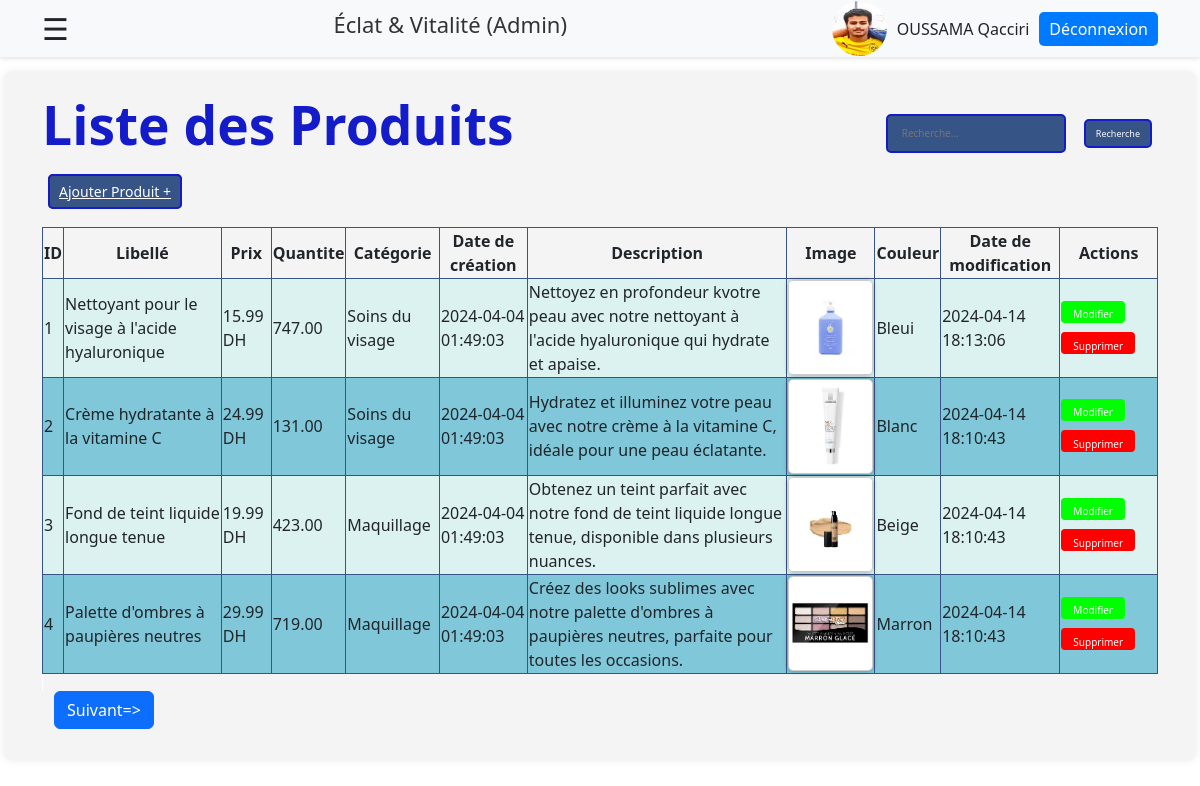
Before: /admin/produits/listeProduits.php (signed in) with the older database file.
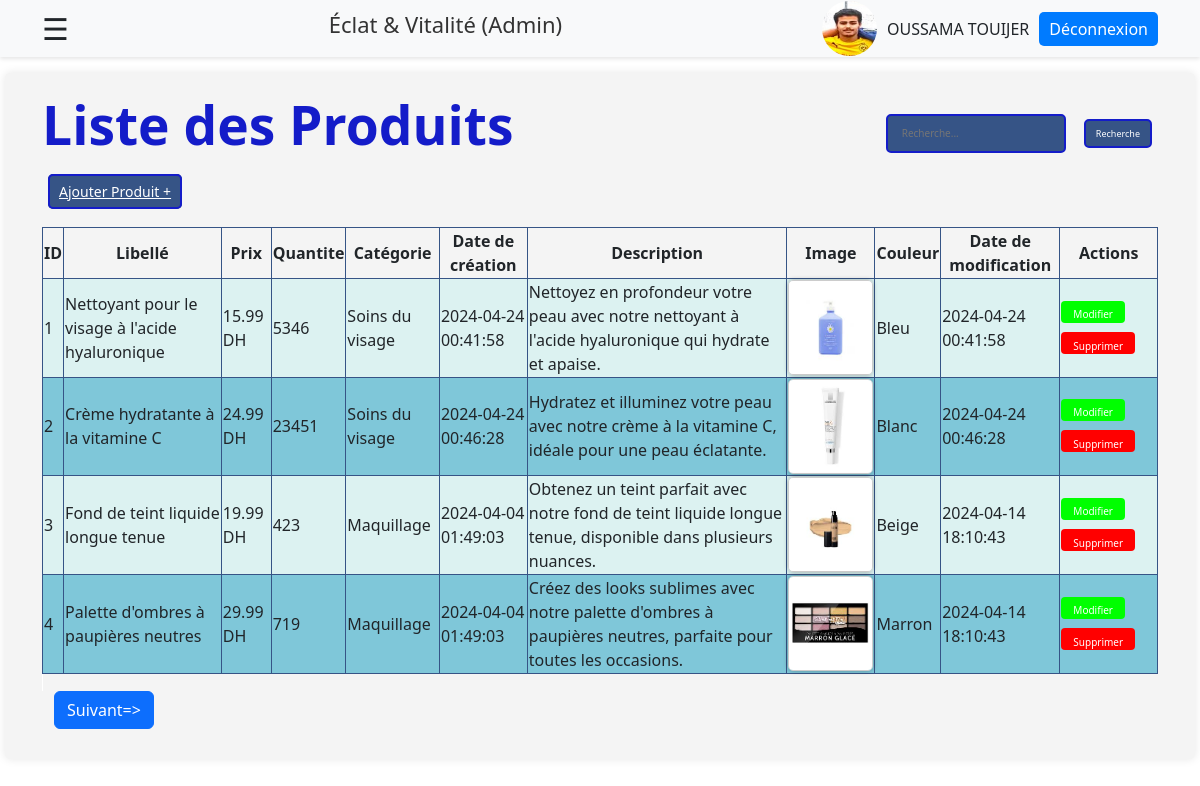
After: the same page with the newer database file.
### tables this page shows
CREATE TABLE IF NOT EXISTS `products` (
  `id` int NOT NULL AUTO_INCREMENT,
  `libelle` varchar(100) DEFAULT NULL,
  `prix` decimal(10,2) DEFAULT NULL,
  `discount` bigint DEFAULT NULL,
  `id_categorie` int DEFAULT NULL,
  `date_creation` timestamp NULL DEFAULT CURRENT_TIMESTAMP,
  `description` text,
  `image` varchar(255) DEFAULT NULL,
  `color` varchar(50) DEFAULT NULL,
  `date_modification` timestamp NULL DEFAULT CURRENT_TIMESTAMP ON UPDATE CURRENT_TIMESTAMP,
  PRIMARY KEY (`id`),
  KEY `fk_idCategori` (`id_categorie`)
);

CREATE TABLE IF NOT EXISTS `categories` (
  `id` int NOT NULL AUTO_INCREMENT,
  `libelle` varchar(100) DEFAULT NULL,
  `description` text,
  `date_creation` timestamp NULL DEFAULT CURRENT_TIMESTAMP,
  `date_modification` timestamp NULL DEFAULT CURRENT_TIMESTAMP ON UPDATE CURRENT_TIMESTAMP,
  PRIMARY KEY (`id`)
);

### include/functionsProductCate.php (called while the page is built, shortened)
<?php
function connectToDatabase() {
    $servername = "localhost";
    $username = "root";
    $password = "";
    $DBname = "eclat_vitalite";
    try {
        $conn = new PDO("mysql:host=$servername;dbname=$DBname", $username, $password);
        $conn->setAttribute(PDO::ATTR_ERRMODE, PDO::ERRMODE_EXCEPTION);
        return $conn;
    } catch(PDOException $e) {
        echo "Échec de la connexion : " . $e->getMessage();
        exit();
    }
}
function getCategoriById($id) {
    $conn = connectToDatabase();
    $requete = "SELECT * FROM categories WHERE id = :id";
    try {
        $stmt = $conn->prepare($requete);
        $stmt->bindValue(':id', $id, PDO::PARAM_INT);
        $stmt->execute();
        $product = $stmt->fetch();
        return $product['libelle'];
    } catch(PDOException $e) {
        echo "Erreur lors de l'exécution de la requête : " . $e->getMessage();
        $conn = null;
        exit();
    }
}
function getAllProducts() {
    $conn = connectToDatabase();
    $requete = "SELECT * FROM products";
    try {
        $resultat = $conn->query($requete);
        $products = $resultat->fetchAll();
        return $products;
    } catch(PDOException $e) {
        echo "Erreur lors de l'exécution de la requête : " . $e->getMessage();
        $conn = null;
        exit();
    }
}
?>

### admin/produits/listeProduits.php (the view, shortened to what this page needs)
<?php
include '../../include/functionsProductCate.php';
if(!empty($_POST['sPro'])) {
    $products = searchProducts($_POST['sPro']);
} else {
    $products = getAllProducts();
}
$page = isset($_GET['page']) ? $_GET['page'] : 1;
$categoriesPerPage = 4;
$totalProducts = count($products);
$totalPages = ceil($totalProducts / $categoriesPerPage);
$startIndex = ($page - 1) * $categoriesPerPage;
$productsToShow = array_slice($products, $startIndex, $categoriesPerPage);
?>
<!DOCTYPE html>
<html lang="en">
<head>
    <link rel="stylesheet" href="stylesProducts.css">
    <link href="https://cdn.jsdelivr.net/npm/bootstrap@5.3.3/dist/css/bootstrap.min.css" rel="stylesheet" />
    <link href="https://getbootstrap.com/docs/5.3/assets/css/docs.css" rel="stylesheet" />
</head>
<body>
<header class="ous" >
    <div class="container d-flex justify-content-between align-items-center">
        <span style="font-size:30px;cursor:pointer" onclick="openDrawer()">&#9776;</span>
        <div class="logo-wrapper">
            <h6 style=" font-size: 22px; color: #333;">Éclat & Vitalité (Admin)</h6>
        </div>
        <div class="user-wrapper">
            <a href="../profile.php">
                <img src="../userImages/user.jpg" alt="user" class="user-image">
            </a>
            <span class="username"><?php echo htmlspecialchars($_SESSION['prenom'].' ' .$_SESSION['nom']); ?></span>
            <?php
            if(isset($_SESSION['email'])) {
                echo '<a class="logout-btn" href="../deconnexion.php">Déconnexion</a>';
            }
            ?>
        </div>
    </div>
</header>
    <div class="main-content">
        <main >
            <div class="container">
                <?php
                if(isset($_SESSION['email'])) {
                echo "<div class='title-and-button'>";
                echo "<h2 class='title' >Liste des Produits</h1>";
                print'<form method="post" action="" >
                    <input type="text" for="b1" name="sPro" placeholder="Recherche..." class="iptR">
                    <button type="submit" id="b1" class="buR" >
                        Recherche
                    </button>
                </form>';
                echo "</div>";?>
            </div>
            <?php echo '<div class="container"><a href="ajout.php" class="btnAjout" data-bs-toggle="modal" data-bs-target="#ajoutModal"> Ajouter Produit + </a></div><br>';?>
            <div class="container">
                <?php
                if (empty($productsToShow)) {
                    echo "<p>Aucun produit trouvé.</p>";
                } else {
                    echo "<div class='alert alert-danger'>Échec de la mise à jour du produit. Veuillez réessayer !!!</div>";?>
                <?php
                echo ' <div class="siw"> <table class="tablee" style="margin-left: auto; margin-right: auto;">
                    <thead>
                <tr>
                    <th>ID</th>
                    <th>Libellé</th>
                    <th>Prix</th>
                    <th>Quantite</th>
                    <th>Catégorie</th>
                    <th>Date de création</th>
                    <th>Description</th>
                    <th>Image</th>
                    <th>Couleur</th>
                    <th>Date de modification</th>
                    <th>Actions</th>
                </tr>
                    </thead>
                    <tbody>';
                foreach ($productsToShow as $product) {
                    echo "<tr>
                                      <td>{$product['id']}</td>
                                      <td>{$product['libelle']}</td>
                                      <td>{$product['prix']} DH</td>
                                      <td>{$product['discount']}</td>
                                      <td>" . getCategoriById($product['id_categorie']) . "</td>
                                      <td>{$product['date_creation']}</td>
                                      <td>{$product['description']}</td>
                                      <td><img class='image-style'src='../../images/{$product['image']}' class='card-img-top' alt='...' /></td>
                                      <td>{$product['color']}</td>
                                      <td>{$product['date_modification']}</td>
                                      <td class='action-buttons'>
                                           <a href='modifier.php?id={$product['id']}' data-bs-toggle='modal' data-bs-target='#modifierModal{$product['id']}' ><button class='edit-button'>Modifier</button></a>
                                           <a href='supprimer.php?id={$product['id']}'><button class='delete-button'>Supprimer</button></a>
                                      </td>
                         </tr>";
                        }
                    echo '</tbody>';
                    echo '</table>';?>
            </div>
        <?php
                    echo '<div class="container pagination-buttons" style="margin-left: auto; margin-right: auto;">';
                    if ($page < $totalPages) {
                        echo '<a href="?page='.($page+1).'" class="btn btn-primary">Suivant=></a>';
                    }
                    echo '</div>';
                }
                } else {
                    echo "<p>Session data not found.</p>";
                }
               ?>
        </main>
    </div>
</body>
</html>

Changed rows visible on the page:
changed products "Nettoyant pour le visage à l'acide hyaluronique": discount "747.00" → "5346"; date_creation "2024-04-04 01:49:03" → "2024-04-24 00:41:58"; description "Nettoyez en profondeur kvotre peau avec notre nettoyant à l'acide hyaluronique qui hydrate et apaise." → "Nettoyez en profondeur votre peau avec notre nettoyant à l'acide hyaluronique qui hydrate et apaise."; color "Bleui" → "Bleu"; date_modification "2024-04-14 18:13:06" → "2024-04-24 00:41:58"
changed products "Crème hydratante à la vitamine C": discount "131.00" → "23451"; date_creation "2024-04-04 01:49:03" → "2024-04-24 00:46:28"; date_modification "2024-04-14 18:10:43" → "2024-04-24 00:46:28"
computed for products "Fond de teint liquide longue tenue": discount "423.00" → "423"
computed for products "Palette d'ombres à paupières neutres": discount "719.00" → "719"
Other visible differences:
$_SESSION['prenom'].' ' .$_SESSION['nom']: "OUSSAMA Qacciri" → "OUSSAMA TOUIJER"
